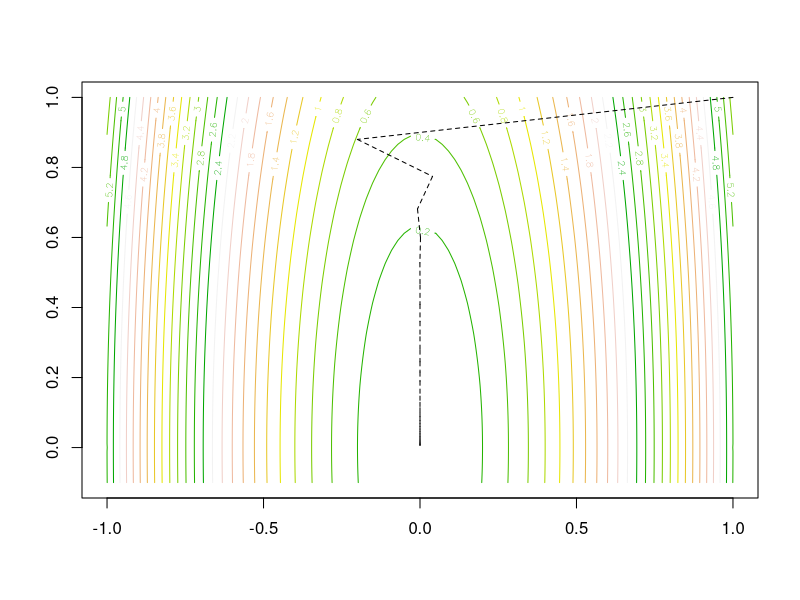
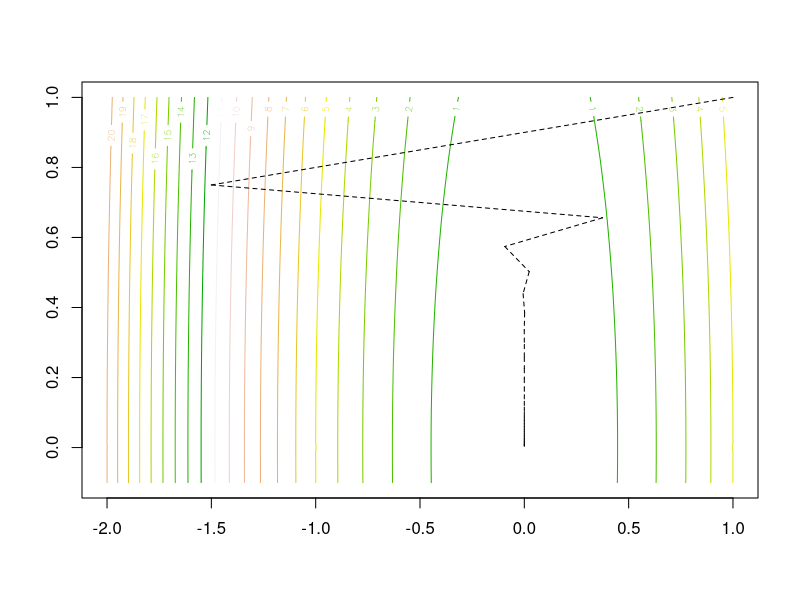
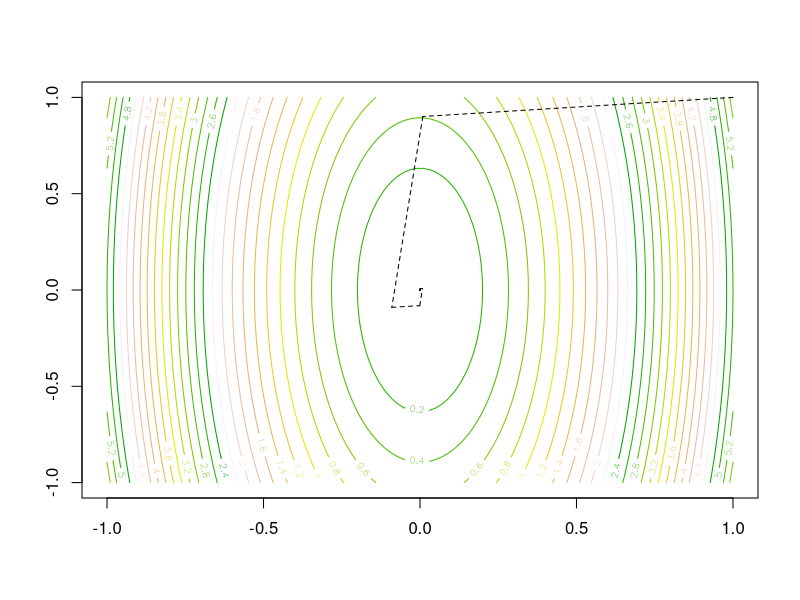

Here is the R script that generated these plots, in order:
## ---- chunk 1
#Fixed Line Search
Fixed<-function(alpha0,delta_f1,delta_f2,x0,itr,epsilon){
  x=x0
  alpha=alpha0
  x.values=matrix(0,itr+1,2)
  x.values[1,]=x
  for(t in 1:itr){
    x=x-alpha*c(delta_f1(x[1]),delta_f2(x[2]))
    x.values[t+1,]=x
    if(norm(alpha*c(delta_f1(x[1]),delta_f2(x[2])),type="2")<=epsilon) break
  }
  return(list(x=x,x.values=x.values))
}
## ---- chunk 2
#Backtracking Line Search
Backtracking<-function(alpha0,delta_f1,delta_f2,f,x0,itr,epsilon){
  x=x0
  alpha=alpha0
  x.values=matrix(0,itr+1,2)
  x.values[1,]=x
  for(t in 1:itr){
    x_before=x
    x=x-alpha*c(delta_f1(x[1]),delta_f2(x[2]))
    x.values[t+1,]=x
    if(f(x)>f(x_before)){
      alpha=alpha/2
    }
    if(norm(alpha*c(delta_f1(x[1]),delta_f2(x[2])),type="2")<=epsilon) break
  }
  return(list(x=x,x.values=x.values))
}
## ---- chunk 3
#Exact Line Search
Exactline<-function(x0,itr,epsilon){
  x=x0
  x.values=matrix(0,itr+1,2)
  x.values[1,]=x
  for(t in 1:itr){
    x_before=x
    alpha=(100*x[1]^2-x[2]^2)/(1000*x[1]^2-x[2]^2)
    x=x-alpha*c(10*x[1],x[2])
    
    x.values[t+1,]=x
    if(norm(alpha*c(delta_f1(x[1]),delta_f2(x[2])),type="2")<=epsilon) break
  }
  return(list(x=x,x.values=x.values))
}
## ---- chunk 4
#Test
#The function
f<-function(x){(10*x[1]^2+x[2]^2)/2}
delta_f1<-function(x){10*x}
delta_f2<-function(x){x}
## ---- chunk 5
#Get result (Fixed)
x<-Fixed(0.12,delta_f1,delta_f2,c(1,1),40,10^(-6))[[1]]
x.values<-Fixed(0.12,delta_f1,delta_f2,c(1,1),40,10^(-6))[[2]]

#Contour plot (Fixed)
paste("x1=",x[1],", x2=",x[2])
z = matrix(0,100,100)
x1.max = max(1,ceiling(max(x.values[,1])))
x1.min = min(-0.1,floor(min(x.values[,1])))
x2.max = max(1,ceiling(max(x.values[,2])))
x2.min = min(-0.1,floor(min(x.values[,2])))
x1 = seq(x1.min,x1.max,length=100)
x2 = seq(x2.min,x2.max,length=100)
for(i in 1:100){
  for(j in 1:100){
     z[i,j] = f(c(x1[i],x2[j]))
  }
}
tcol<-terrain.colors(12)
contour(x1, x2, z, nlevels=20, col=tcol)
for(i in 1:40){
  segments(x.values[i,1],x.values[i,2],
           x.values[i+1,1],x.values[i+1,2],lty=2)
}
## ---- chunk 6
#Get result (Backtracking)
x<-Backtracking(0.25,delta_f1,delta_f2,f,c(1,1),40,10^(-6))[[1]]
x.values<-Backtracking(0.25,delta_f1,delta_f2,f,c(1,1),40,10^(-6))[[2]]

#Contour plot
paste("x1=",x[1],", x2=",x[2])
z = matrix(0,100,100)
x1.max = max(1,ceiling(max(x.values[,1])))
x1.min = min(-0.1,floor(min(x.values[,1])))
x2.max = max(1,ceiling(max(x.values[,2])))
x2.min = min(-0.1,floor(min(x.values[,2])))
x1 = seq(x1.min,x1.max,length=100)
x2 = seq(x2.min,x2.max,length=100)
for(i in 1:100){
  for(j in 1:100){
     z[i,j] = f(c(x1[i],x2[j]))
  }
}
tcol<-terrain.colors(12)
contour(x1, x2, z, nlevels=20, col=tcol)
for(i in 1:40){
  segments(x.values[i,1],x.values[i,2],
           x.values[i+1,1],x.values[i+1,2],lty=2)
}
## ---- chunk 7
#Get result (Exact)
x<-Exactline(c(1,1),40,10^(-6))[[1]]
x.values<-Exactline(c(1,1),40,10^(-6))[[2]]

#Contour plot
paste("x1=",x[1],", x2=",x[2])
z = matrix(0,100,100)
x1.max = max(1,ceiling(max(x.values[,1])))
x1.min = min(-0.1,floor(min(x.values[,1])))
x2.max = max(1,ceiling(max(x.values[,2])))
x2.min = min(-0.1,floor(min(x.values[,2])))
x1 = seq(x1.min,x1.max,length=100)
x2 = seq(x2.min,x2.max,length=100)
for(i in 1:100){
  for(j in 1:100){
     z[i,j] = f(c(x1[i],x2[j]))
  }
}
tcol<-terrain.colors(12)
contour(x1, x2, z, nlevels=20, col=tcol)
for(i in 1:40){
  segments(x.values[i,1],x.values[i,2],
           x.values[i+1,1],x.values[i+1,2],lty=2)
}
